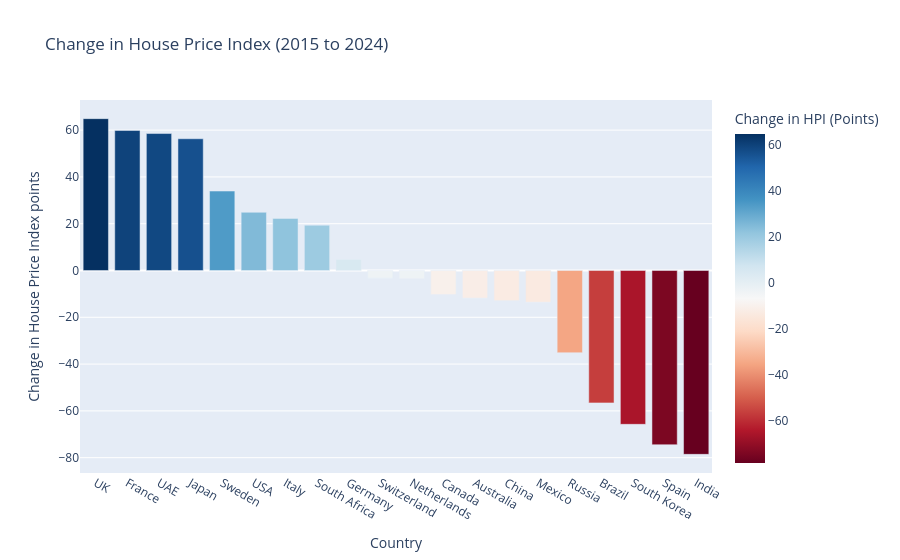

Here is the notebook cell this chart was saved with:
### Markdown cell above
## 6. Additional Analysis/Findings 

This section includes at least 3 additional visualizations/analyses chosen to explore the data further.

### 6.1 Change in House Price Index (2015 vs 2024) - Bar Chart`
*Purpose: To visually compare the magnitude and direction of HPI changes across countries between the start and end years.*

### Code cell
# --- Visualization: Change in HPI (2015-2024) --- # 
# Calculate the change in House Price Index between 2015 and 2024
hpi_start = df[df['Year'] == 2015].set_index('Country')['House Price Index']
hpi_end = df[df['Year'] == 2024].set_index('Country')['House Price Index']
hpi_change = (hpi_end - hpi_start).reset_index()
hpi_change.columns = ['Country', 'HPI Change (2024 - 2015)']

# Sort by change for better visualization
hpi_change = hpi_change.sort_values('HPI Change (2024 - 2015)', ascending=False)

# Create a bar chart of the HPI change
fig_hpi_change = px.bar(hpi_change,
                        x='Country', y='HPI Change (2024 - 2015)', 
                        title='Change in House Price Index (2015 to 2024)', 
                        color='HPI Change (2024 - 2015)',
                        color_continuous_scale=px.colors.diverging.RdBu, # Diverging scale shows +/- changes well
                        labels={'HPI Change (2024 - 2015)': 'Change in HPI (Points)'}) 

fig_hpi_change.update_layout(xaxis_title="Country",
                             yaxis_title="Change in House Price Index points") 
fig_hpi_change.write_html("6.1.html")
fig_hpi_change.show()

### Figure 1 — Plotly figure (JSON) as saved in the notebook; plotly's stock layout.template omitted (floating-point values rounded to 4 significant figures)
{"data": [{"alignmentgroup": "True", "hovertemplate": "Country=%{x}<br>Change in HPI (Points)=%{marker.color}<extra></extra>", "legendgroup": "", "marker": {"color": [64.9, 59.85, 58.54, 56.3, 33.96, 24.88, 22.26, 19.36, 4.713, -3.271, -3.548, -10.3, -11.77, -12.91, -13.54, -35.14, -56.58, -65.75, -74.47, -78.58], "coloraxis": "coloraxis", "pattern": {"shape": ""}}, "name": "", "offsetgroup": "", "orientation": "v", "showlegend": false, "textposition": "auto", "type": "bar", "x": ["UK", "France", "UAE", "Japan", "Sweden", "USA", "Italy", "South Africa", "Germany", "Switzerland", "Netherlands", "Canada", "Australia", "China", "Mexico", "Russia", "Brazil", "South Korea", "Spain", "India"], "xaxis": "x", "y": [64.9, 59.85, 58.54, 56.3, 33.96, 24.88, 22.26, 19.36, 4.713, -3.271, -3.548, -10.3, -11.77, -12.91, -13.54, -35.14, -56.58, -65.75, -74.47, -78.58], "yaxis": "y"}], "layout": {"autosize": true, "barmode": "relative", "coloraxis": {"colorbar": {"title": {"text": "Change in HPI (Points)"}}, "colorscale": [[0, "rgb(103,0,31)"], [0.1, "rgb(178,24,43)"], [0.2, "rgb(214,96,77)"], [0.3, "rgb(244,165,130)"], [0.4, "rgb(253,219,199)"], [0.5, "rgb(247,247,247)"], [0.6, "rgb(209,229,240)"], [0.7, "rgb(146,197,222)"], [0.8, "rgb(67,147,195)"], [0.9, "rgb(33,102,172)"], [1, "rgb(5,48,97)"]]}, "legend": {"tracegroupgap": 0}, "title": {"text": "Change in House Price Index (2015 to 2024)"}, "xaxis": {"anchor": "y", "autorange": true, "domain": [0, 1], "range": [-0.5, 19.5], "title": {"text": "Country"}, "type": "category"}, "yaxis": {"anchor": "x", "autorange": true, "domain": [0, 1], "range": [-86.55, 72.87], "title": {"text": "Change in House Price Index points"}, "type": "linear"}}}
